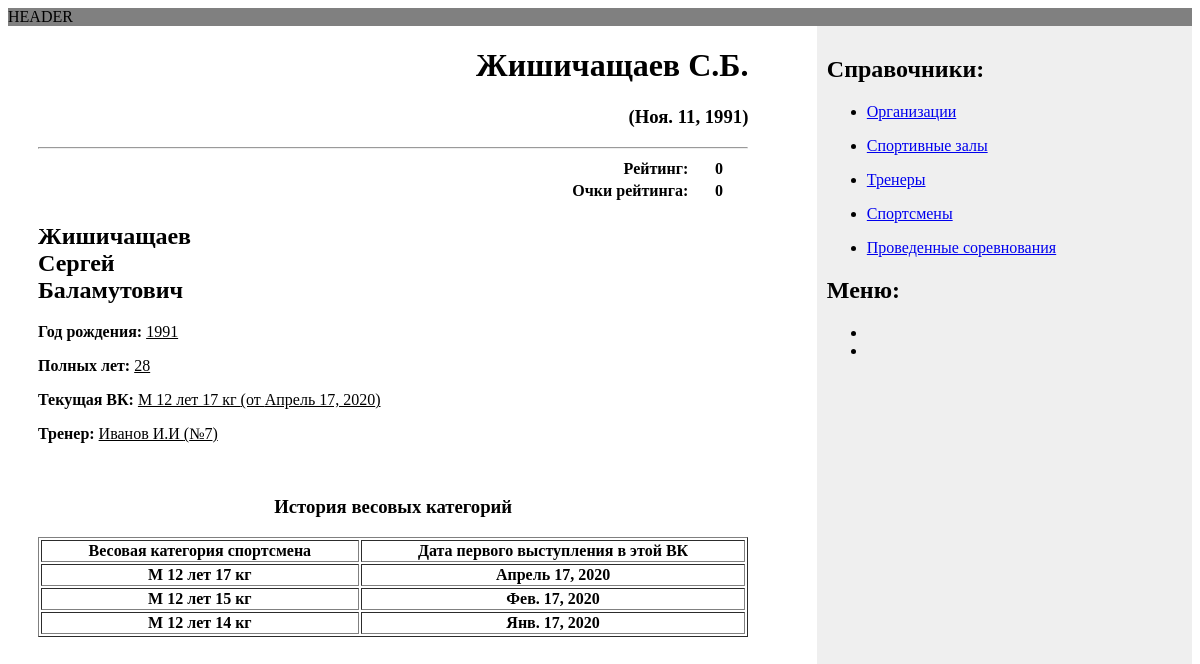
The app's page /tournament/judoka/zhishichashaev-sergej-balamutovich-11111991/ with its own data.
### tournament/models.py (models this page shows, shortened)
class Judoka(models.Model):
    STATUS_CHOICES = (
        ('active', 'Тренеруется'),
        ('not_active', 'Не тренеруется'),
    )
    PAY_STATUS = (
        ('payed', 'Оплачено'),
        ('not_payed', 'Не оплачено')
    )
    GENDER_CHOICES = (
        ('male', 'Муж'),
        ('female', 'Жен'),
    )
    last_name = models.CharField(verbose_name='Фамилия', max_length=25)
    first_name = models.CharField(verbose_name='Имя', max_length=25)
    middle_name = models.CharField(verbose_name='Отчество', max_length=25)
    short_name = models.CharField(verbose_name='Фамилия и инициалы', max_length=25)
    birthday = models.DateField(verbose_name='Дата рождения')
    gender = models.CharField(verbose_name='Пол',
                              max_length=6,
                              choices=GENDER_CHOICES,
                              default='male')
    rating = models.IntegerField(verbose_name='Рейтинг', default=0)
    rating_points = models.IntegerField(verbose_name='Очки рейтинга', default=0)
    slug = models.SlugField(verbose_name='Алиас', max_length=250)
    coach = models.ForeignKey(Coach,
                              verbose_name='Тренер',
                              on_delete=models.PROTECT,
                              related_name='judokas')
    status = models.CharField(verbose_name='Действующий спортсмен',
                              max_length=10,
                              choices=STATUS_CHOICES,
                              default='active')
    pay = models.CharField(verbose_name='Орг. взнос',
                           max_length=9,
                           choices=PAY_STATUS,
                           default='not_payed')
    objects = models.Manager()
    active = ActiveJudokaManager()
    class Meta:
        verbose_name = 'Спортсмен'
        verbose_name_plural = 'Спортсмены'
        ordering = ('last_name', 'first_name', 'middle_name',)
    def get_full_age(self):
        today = date.today()
        born = self.birthday
        return today.year - born.year - ((today.month, today.day) < (born.month, born.day))

class WeightHistory(models.Model):
    judoka = models.ForeignKey(Judoka,
                               verbose_name='Спортсмен',
                               on_delete=models.CASCADE,
                               related_name='weight_histories')
    weight_class = models.ForeignKey(WeightClass,
                                     verbose_name='Весовая категория',
                                     on_delete=models.PROTECT,
                                     related_name='weight_classes')
    date = models.DateField(verbose_name='Дата первого выступления в данной весовой категории',
                            auto_now_add=True if None else False)
    objects = models.Manager()
    class Meta:
        verbose_name = 'История весовых категорий'
        verbose_name_plural = 'Истории весовых категорий'
        ordering = ('judoka', 'date')

class WeightClass(models.Model):
    name = models.CharField(verbose_name='Наименование весовой категории', max_length=200)
    objects = models.Manager()
    class Meta:
        verbose_name = 'Весовая котегория'
        verbose_name_plural = 'Весовые котегории'
        ordering = ('name', )
    def __str__(self):
        return self.name

class Coach(models.Model):
    last_name = models.CharField(verbose_name='Фамилия', max_length=25)  # Ф
    first_name = models.CharField(verbose_name='Имя', max_length=25)  # И
    middle_name = models.CharField(verbose_name='Отчество', max_length=25)  # О
    short_name = models.CharField(verbose_name='Фамилия и инициалы', max_length=25)
    slug = models.SlugField(verbose_name='Алиас', max_length=250)
    gym = models.ForeignKey(Gym,
                            verbose_name='Спортивный зал',
                            on_delete=models.PROTECT,
                            related_name='coaches')
    objects = models.Manager()
    class Meta:
        verbose_name = 'Тренер'
        verbose_name_plural = 'Тренеры'
        ordering = ('last_name', 'first_name', 'middle_name',)

class Gym(models.Model):
    STATUS_CHOICES = (
        ('active', 'Действующий'),
        ('closed', 'Закрытый'),
    )
    organization = models.ForeignKey(Organization,
                                     verbose_name='Организация',
                                     on_delete=models.PROTECT,
                                     related_name='gyms')
    name = models.CharField(verbose_name='Полное наименование', max_length=100, unique=True)
    short_name = models.CharField(verbose_name='Сокращенное наименование', max_length=100)
    address = models.CharField(verbose_name='Адрес', max_length=150)
    slug = models.SlugField(verbose_name='Алиас', max_length=100)
    status = models.CharField(
        verbose_name='Статус',
        max_length=15,
        choices=STATUS_CHOICES,
        default='active'
    )
    objects = models.Manager()
    active = ActiveGymManager()
    class Meta:
        verbose_name = 'Спорт. зал'
        verbose_name_plural = 'Спорт. залы'
        ordering = ('short_name',)

### tournament/views.py (the view)
# urls.py: path('judoka/<slug:judoka>/', views.judoka_detail, name='judoka_detail'),
def judoka_detail(request, judoka):
    judoka = get_object_or_404(Judoka, slug=judoka)
    weight_history = WeightHistory.objects.filter(judoka=judoka).order_by('-date')
    return render(request, 'judoka/detail.html', {'judoka': judoka, 'weight_history': weight_history})

### tournament/templates/judoka/detail.html (shortened to what this page needs)
{% extends 'tournament/base.html' %}
{% block content %}
    <h1 align="right">{{ judoka.short_name }}</h1>
    <h3 align="right">({{ judoka.birthday }})</h3>
        <hr>
        <table border=0  width="100%">
            <tr>
                <th align="right">Рейтинг:</th>
                <th>{{ judoka.rating }}</th>
            </tr>
            <tr>
                <th align="right">Очки рейтинга:</th>
                <th>{{ judoka.rating_points }}</th>
            </tr>
        </table>
        <h2>
            {{ judoka.last_name }} <br>
            {{ judoka.first_name }} <br>
            {{ judoka.middle_name }} <br>
        </h2>
        <p><b>Год рождения:</b> <ins>{{ judoka.birthday.year}}</ins></p>
        <p><b>Полных лет:</b> <ins>{{ judoka.get_full_age }}</ins></p>
        <p><b>Текущая ВК:</b>
            <ins>
            {% if weight_history %}
                {{ weight_history.first.weight_class }}
                (от {{weight_history.first.date}})
            {% else %}
                Не определена
            {% endif %}
            </ins>
        </p>
        <p><b>Тренер:</b> <ins>{{judoka.coach.short_name}} ({{ judoka.coach.gym.short_name }})</ins></p>
        <br>
        <h3 align="center">История весовых категорий</h3>
        {% if weight_history %}
        <table border=1  width="100%">
            <tr>
                <th>Весовая категория спортсмена</th>
                <th>Дата первого выступления в этой ВК</th>
            </tr>
            {% for weight in weight_history %}
            <tr>
                <th>{{ weight.weight_class }}</th>
                <th>{{ weight.date }}</th>
            </tr>
            {% endfor %}
        {% else %}
            Нет истории в весовых категориях.
        {% endif %}
        </table>
{% endblock %}

### tournament/static/css/mystyle.css (style rules this page uses)
html { height: 100%; width: 100%; }
body { display: flex; flex-direction: column; height: 100%; }

### records on screen
Judoka: short_name "Жишичащаев С.Б.", birthday "Ноя. 11, 1991", rating "0", rating_points "0", last_name "Жишичащаев", first_name "Сергей", middle_name "Баламутович", birthday.year "1991", get_full_age "28", coach.short_name "Иванов И.И", coach.gym.short_name "№7"
WeightHistory: first.weight_class "М 12 лет 17 кг", first "Апрель 17, 2020", weight_class "М 12 лет 17 кг", date "Апрель 17, 2020"
WeightHistory: weight_class "М 12 лет 15 кг", date "Фев. 17, 2020"
WeightHistory: weight_class "М 12 лет 14 кг", date "Янв. 17, 2020"
